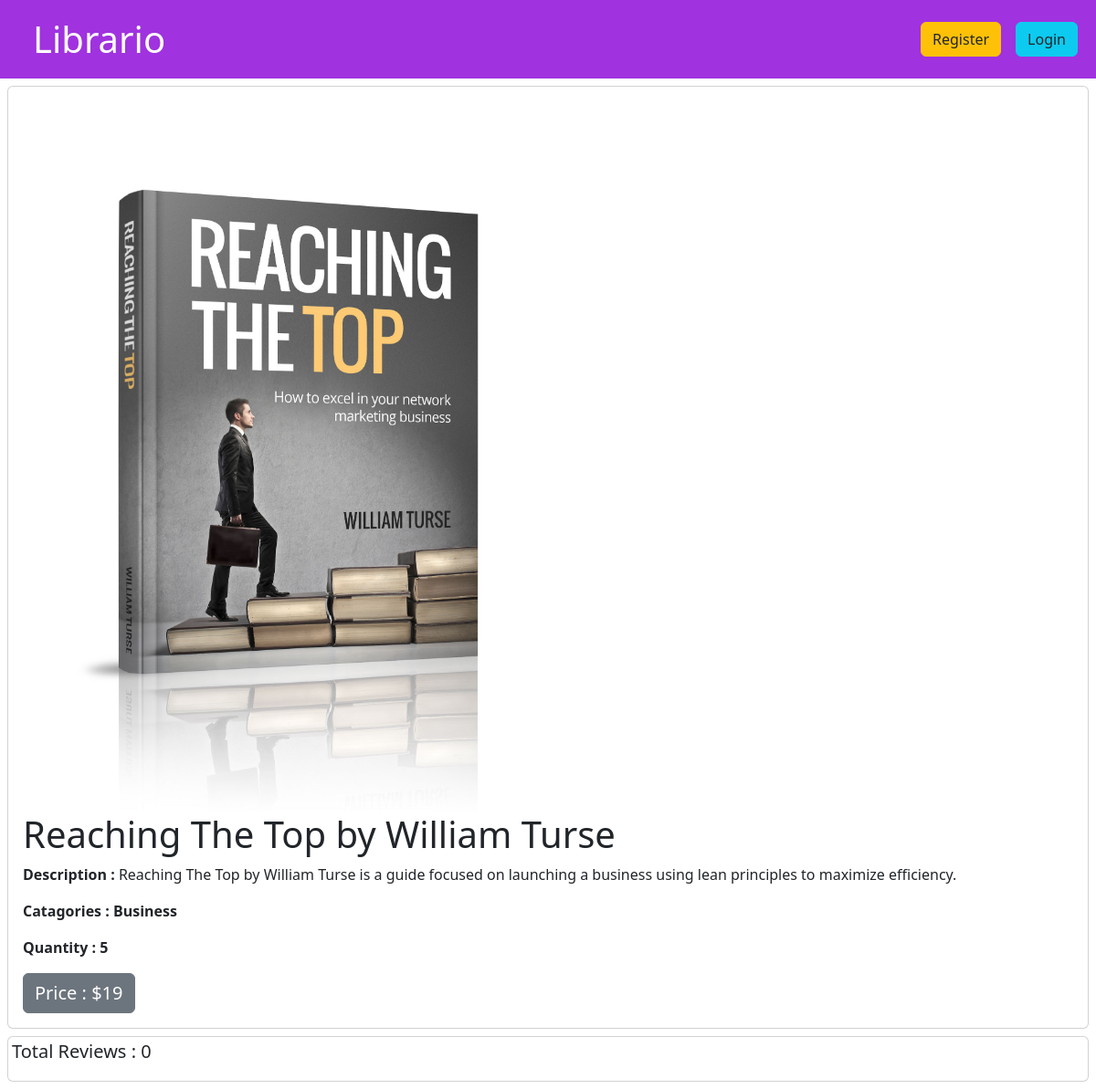
The page /books/details/4/ on the database its author committed.
### books/models.py (models this page shows, shortened)
class books_model(models.Model):
    name = models.CharField(max_length=50)
    description = models.TextField()
    price = models.IntegerField()
    catagories = models.ForeignKey(catagories,on_delete=models.CASCADE, null=True, blank=True)
    image = models.ImageField(upload_to='books/media/uploads/', blank = True, null = True)
    quantity = models.PositiveIntegerField(blank=True, null= True)

### catagories/models.py (models this page shows, shortened)
class catagories(models.Model):
    name = models.CharField(max_length=50)
    slug = models.SlugField(max_length=100, null=True, blank=True, unique=True)

### books/views.py (the view, shortened to what this page needs)
# urls.py: path("details/<int:id>/",views.details_byView.as_view(),name="details"),
class details_byView(DetailView):
    model = books_model
    pk_url_kwarg = 'id'
    template_name = 'details.html'
    context_object_name = 'books'
    def get_context_data(self, **kwargs):
        context = super().get_context_data(**kwargs)
        books = self.object # books model er object ekhane store korlam
        comments = books.comments.all()
        comment_form = forms.comment_form()
        context['comments'] = comments
        context['comment_form'] = comment_form
        return context

### books/templates/details.html (shortened to what this page needs)
{% extends 'base.html' %}
{% load crispy_forms_tags %}
{% block content %}
<div class="col-12">
    <div class="card m-2">
        <div class="card-body">
            {% if books.image %}
            <img src="{{ books.image.url }}" class="card-img-top" alt="Image" style="width:50%;">
            {% endif %}
            <h1 class="card-title">{{ books.name }}</h1>
            <p class="card-text"><b>Description : </b> {{books.description}}</p>
            <p class="card-text"><b>Catagories : {{books.catagories.name}}</b> </p>
            <p class="card-text"><b>Quantity : {{books.quantity}}</b></p>
            <p class="card-text "><b class="btn btn-secondary text-white fs-5">Price :  ${{books.price}}</b></p>
        </div>
    </div>
</div>
<div class="card m-2">
    <div class="card-title p-1"><h5>Total Reviews : {{comments | length}}</h5></div>
</div>
{% endblock %}

### rows shown on the page
books_model: image (picture), name "Reaching The Top by William Turse", description "Reaching The Top by William Turse is a guide focused on launching a business using lean principles to maximize efficiency.", catagories.name "Business", quantity "5", price "19"

### other values the page prints
{{ comments | length }} "0"
